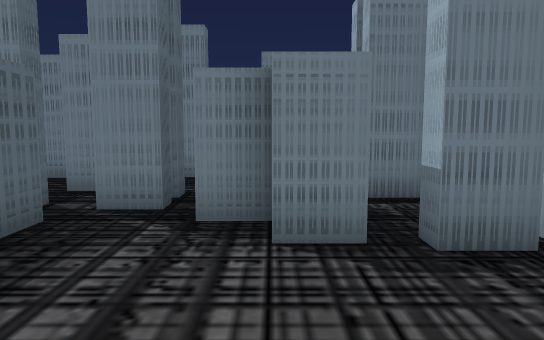
[1] (above)

24 first-person views from a walk through a scene from a Unity 3-D project. The camera is 1.2 m above the floor, tilts 6° down and sees 70° across. The floor is counted in squares, 1 m on a side. Each view is taken from the middle of a square. On the plan, view 1 faces up. The plan holds only what a view shows up to about 15 squares ahead; the rest is blank. The place goes on beyond the plan.

[2]
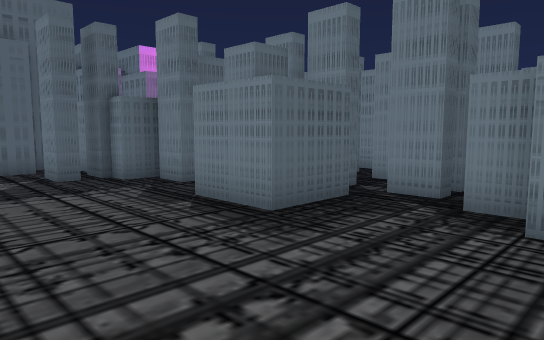

[3]
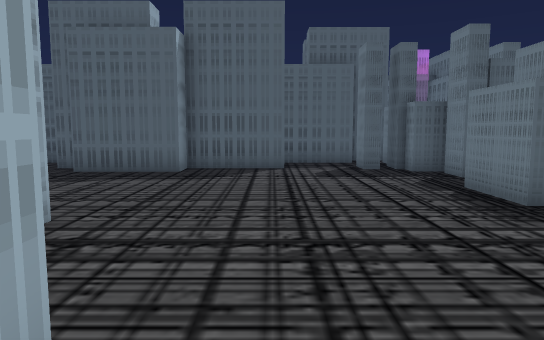

[4]
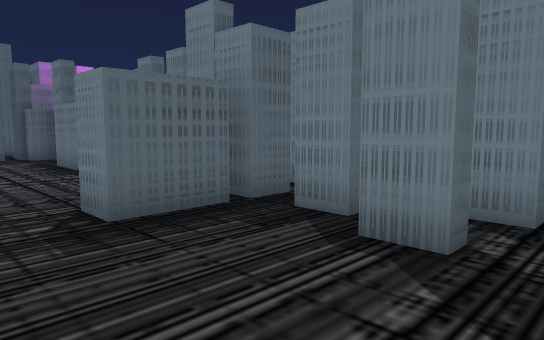

[5]
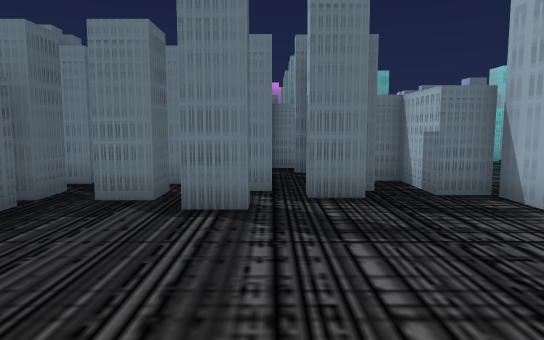

[6]
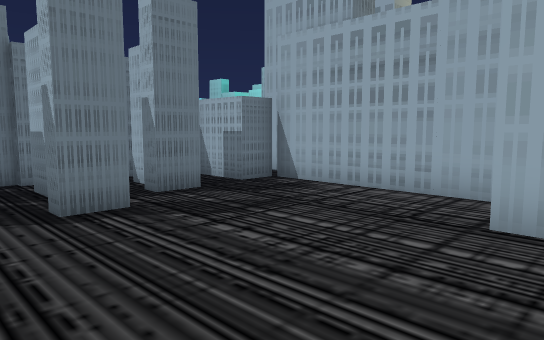

[7]
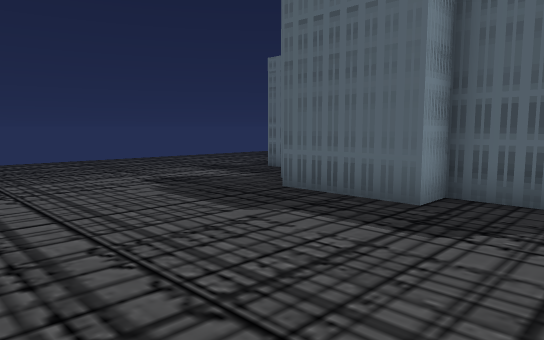

[8]
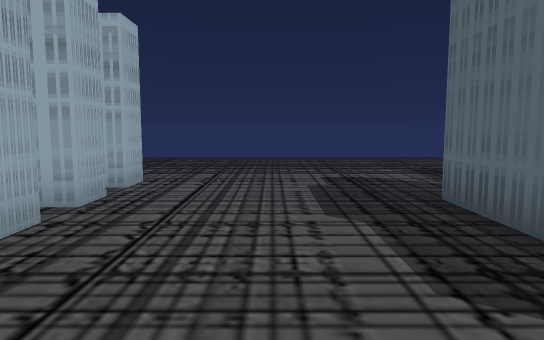

[9]
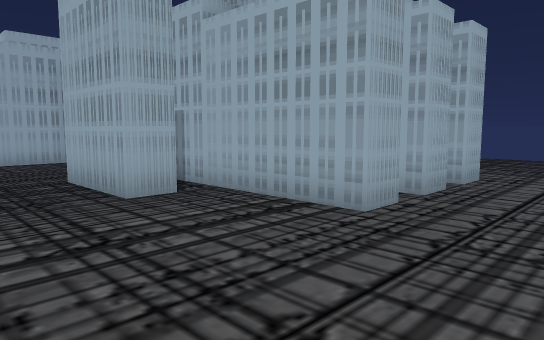

[10]
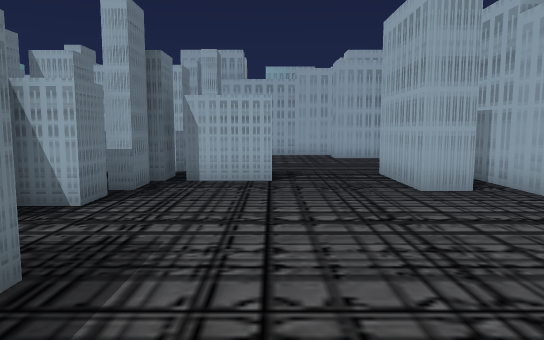

[11]
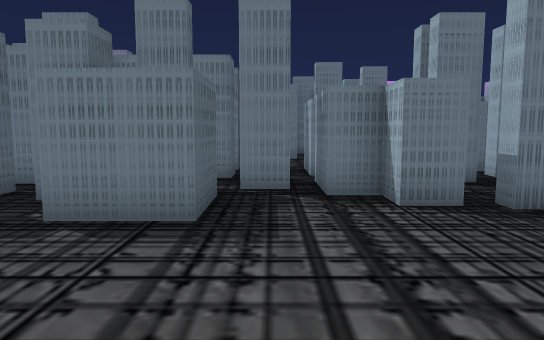

[12]
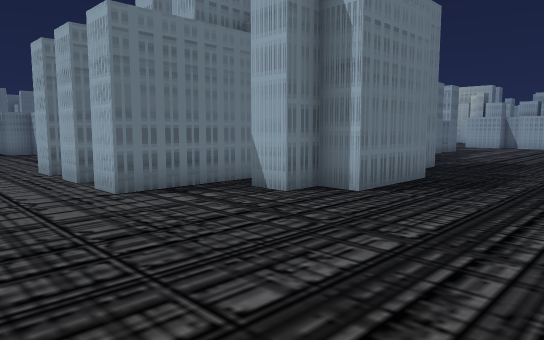

[13]
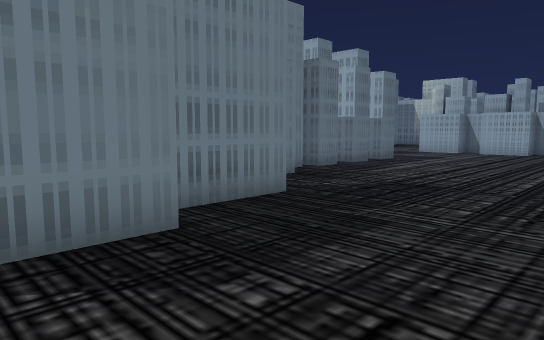

[14]
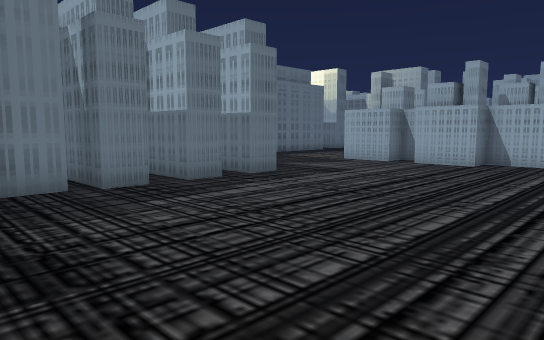

[15]
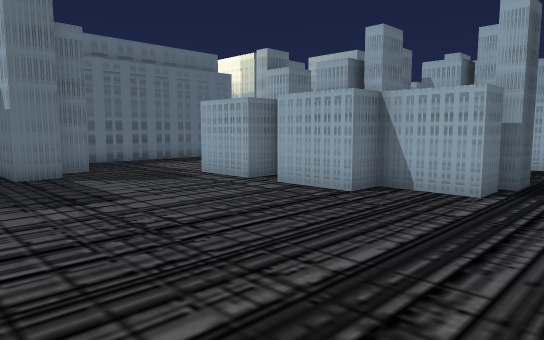

[16]
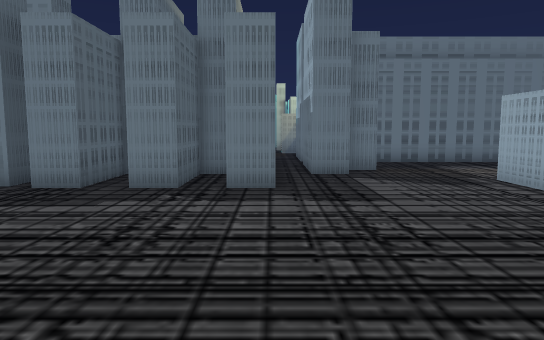

[17]
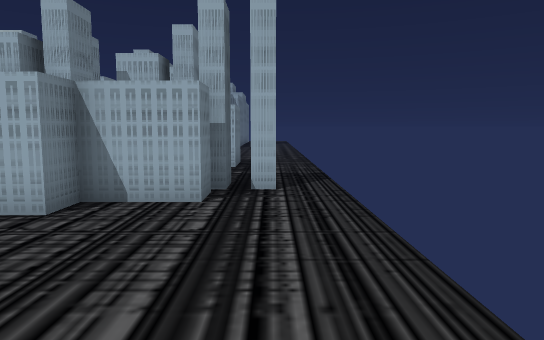

[18]
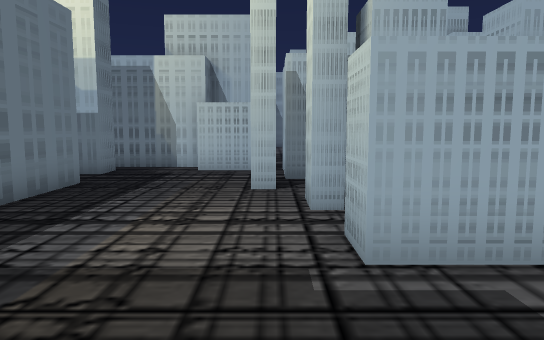

[19]
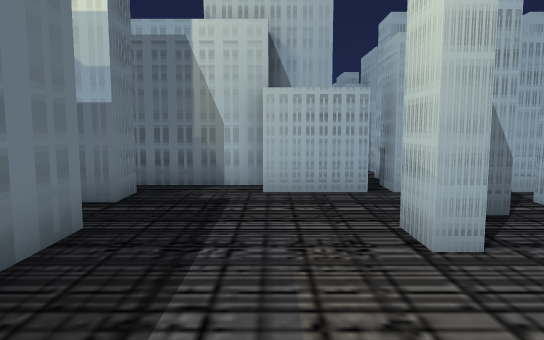

[20]
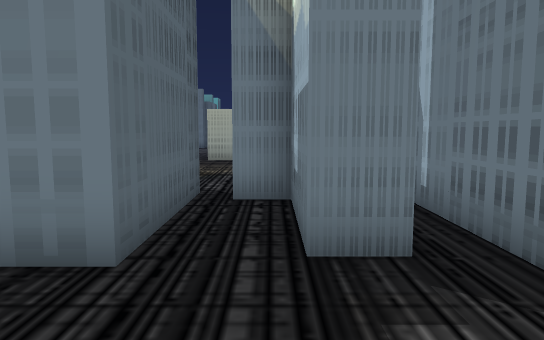

[21]
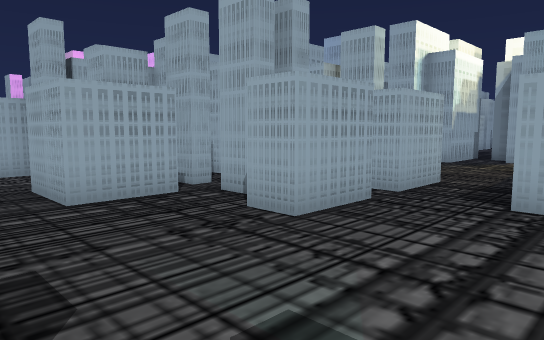

[22]
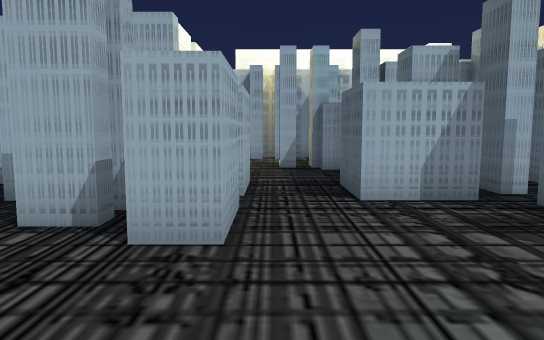

[23]
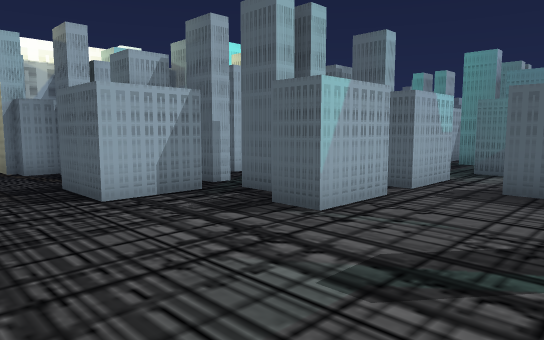

[24]
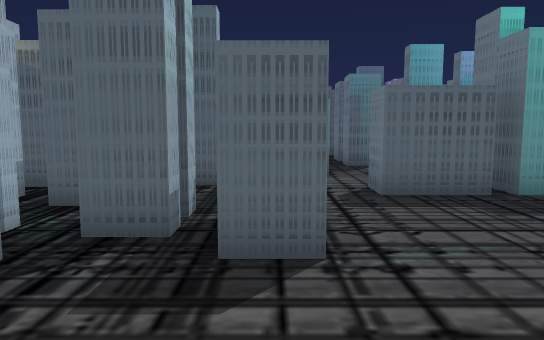

### Floor plan
Key: @ floor where view 1 was taken; # wall or solid block; x gap in a wall; . floor; B building; O other object.
Columns run from 12 left of view 1 to 36 right of it. Each row starts with its distance up from view 1.
 19                                O.. .  ..
 18                       OO O..   O............
 17                          .....OO..........OO...O
 16                          OOOO.............OO   OO
 15                          x....OO.OO....O..OOOOOOO
 14                         .x.   x..##....O####
 13                        OOO    x   #....O# O.  OO
 12                            OOOOOO.#OO..O  O.OO
 11       OOO        O  O          ...#OO..O    .
 10     OOOOOO#O     OO OO       OOOO OO...O    O
  9     OOOOOO O    OOOOOO            O  ...
  8     OOOOOO O   ##  OO#O         OOOO#....
  7     OO    #O  ##OO #OOO            OO....
  6     OOO ###O O OOOOOOOOO             x#..
  5    OOOOO O.OOO OOOOOOOOO             ....
  4    OO#.  O..OO#OOOO..#.O#            ....#
  3 #OO#O..OOO.....OO..#....#              B.#
  2 ##.#...........OO.......#         BB   B.#
  1  #.............OO.......#          B   B.##.#
  0  #..........@...........#              B..#.#
 -1  ###....................#     #  BBBBBBB..#.#
 -2    #..........###.....#       #  ...........#
 -3    #..........## . ...#       #  ...........#
 -4    ##.....######      #       ###..........O
 -5     #.....##                  ##...........O
 -6    ##.....##            ##### .........#...O..
 -7    #......#            ###### .....O.#...O.O#.O
 -8   ........#           ########.....O.O O...   O
 -9  #........####        #............OO    O.O  O
-10  #...........#      ...............OOO
-11 .............## ####...............OO
-12 ..............###..................OO OO OOO
-13  ...................................O     OO
-14  ...................................O# ...OO
-15  ....................................#......
-16     ....  ..  .      .      .. .............

Where each view was taken, in squares from view 1:
view 1: 0 up, 0 right, facing up
view 2: 1 down, 1 right, facing up-left
view 3: 1 down, 3 right, facing left
view 4: 1 down, 9 right, facing up-left
view 5: 3 down, 8 right, facing up
view 6: 3 down, 5 right, facing up-right
view 7: 1 down, 2 left, facing down-left
view 8: 0 up, 5 left, facing down
view 9: 1 up, 5 left, facing down-right
view 10: 1 up, 6 left, facing right
view 11: 2 down, 2 left, facing up
view 12: 16 down, 5 left, facing up-right
view 13: 16 down, 2 right, facing up-right
view 14: 16 down, 9 right, facing up-right
view 15: 16 down, 16 right, facing up-right
view 16: 16 down, 17 right, facing up
view 17: 15 down, 17 right, facing right
view 18: 6 down, 19 right, facing right
view 19: 4 down, 23 right, facing right
view 20: 5 down, 29 right, facing up
view 21: 19 up, 23 right, facing down-right
view 22: 19 up, 26 right, facing down
view 23: 19 up, 27 right, facing down-left
view 24: 15 up, 26 right, facing left
